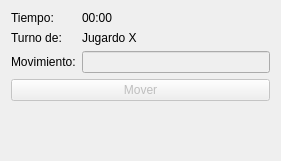
   <widget class="QWidget" name="formLayoutWidget_2">
    <property name="geometry">
     <rect>
      <x>310</x>
      <y>60</y>
      <width>281</width>
      <height>161</height>
     </rect>
    </property>
    <layout class="QFormLayout" name="formLayout_2">
     <item row="0" column="0">
      <widget class="QLabel" name="label_251">
       <property name="text">
        <string>Tiempo: </string>
       </property>
      </widget>
     </item>
     <item row="0" column="1">
      <widget class="QLabel" name="label_252">
       <property name="text">
        <string>00:00</string>
       </property>
      </widget>
     </item>
     <item row="1" column="0">
      <widget class="QLabel" name="label_253">
       <property name="text">
        <string>Turno de:</string>
       </property>
      </widget>
     </item>
     <item row="1" column="1">
      <widget class="QLabel" name="label_254">
       <property name="text">
        <string>Jugardo X</string>
       </property>
      </widget>
     </item>
     <item row="2" column="0">
      <widget class="QLabel" name="label_255">
       <property name="text">
        <string>Movimiento:</string>
       </property>
      </widget>
     </item>
     <item row="2" column="1">
      <widget class="QLineEdit" name="lineEdit_4">
       <property name="enabled">
        <bool>false</bool>
       </property>
      </widget>
     </item>
     <item row="3" column="0" colspan="2">
      <widget class="QPushButton" name="pushButton_2">
       <property name="enabled">
        <bool>false</bool>
       </property>
       <property name="text">
        <string>Mover</string>
       </property>
      </widget>
     </item>
    </layout>
   </widget>
